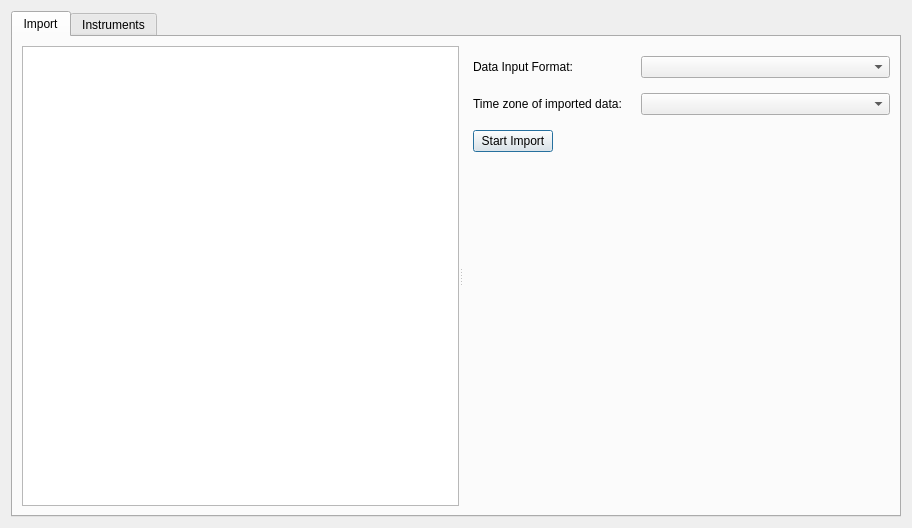
<?xml version="1.0" encoding="UTF-8"?>
<ui version="4.0">
 <class>HistoricalDialog</class>
 <widget class="QDialog" name="HistoricalDialog">
  <property name="geometry">
   <rect>
    <x>0</x>
    <y>0</y>
    <width>912</width>
    <height>528</height>
   </rect>
  </property>
  <property name="windowTitle">
   <string>Dialog</string>
  </property>
  <layout class="QVBoxLayout" name="verticalLayout">
   <property name="sizeConstraint">
    <enum>QLayout::SetDefaultConstraint</enum>
   </property>
   <item>
    <widget class="QTabWidget" name="tabWidget">
     <property name="currentIndex">
      <number>0</number>
     </property>
     <widget class="QWidget" name="ImportTab">
      <attribute name="title">
       <string>Import</string>
      </attribute>
      <layout class="QVBoxLayout" name="verticalLayout_6">
       <item>
        <widget class="QSplitter" name="splitter">
         <property name="sizePolicy">
          <sizepolicy hsizetype="Expanding" vsizetype="Preferred">
           <horstretch>0</horstretch>
           <verstretch>0</verstretch>
          </sizepolicy>
         </property>
         <property name="orientation">
          <enum>Qt::Horizontal</enum>
         </property>
         <widget class="QTreeView" name="treeViewWindowFiles"/>
         <widget class="QWidget" name="">
          <layout class="QVBoxLayout" name="verticalLayout_4">
           <property name="spacing">
            <number>15</number>
           </property>
           <property name="leftMargin">
            <number>10</number>
           </property>
           <property name="topMargin">
            <number>10</number>
           </property>
           <item>
            <layout class="QFormLayout" name="formLayout">
             <item row="0" column="0">
              <widget class="QLabel" name="labelInputFormat">
               <property name="text">
                <string>Data Input Format: </string>
               </property>
              </widget>
             </item>
             <item row="1" column="0">
              <widget class="QLabel" name="labelTimeZone">
               <property name="text">
                <string>Time zone of imported data: </string>
               </property>
              </widget>
             </item>
             <item row="1" column="1">
              <widget class="QComboBox" name="comboTimeZone"/>
             </item>
             <item row="0" column="1">
              <widget class="QComboBox" name="comboInputFormat"/>
             </item>
            </layout>
           </item>
           <item alignment="Qt::AlignLeft">
            <widget class="QPushButton" name="btnImport">
             <property name="text">
              <string>Start Import</string>
             </property>
            </widget>
           </item>
           <item>
            <spacer name="verticalSpacer">
             <property name="orientation">
              <enum>Qt::Vertical</enum>
             </property>
             <property name="sizeHint" stdset="0">
              <size>
               <width>20</width>
               <height>40</height>
              </size>
             </property>
            </spacer>
           </item>
          </layout>
         </widget>
        </widget>
       </item>
      </layout>
     </widget>
     <widget class="QWidget" name="DownloadTab">
      <attribute name="title">
       <string>Instruments</string>
      </attribute>
      <layout class="QVBoxLayout" name="verticalLayout_3">
       <item>
        <layout class="QHBoxLayout" name="horizontalLayout_4" stretch="1,4">
         <item>
          <layout class="QVBoxLayout" name="verticalLayout_2">
           <item>
            <widget class="QLabel" name="labelSymbols">
             <property name="text">
              <string>Symbols: </string>
             </property>
            </widget>
           </item>
           <item>
            <layout class="QHBoxLayout" name="horizontalLayout_3">
             <item>
              <widget class="QLineEdit" name="lineFilter"/>
             </item>
             <item>
              <layout class="QHBoxLayout" name="horizontalLayout">
               <item>
                <widget class="QToolButton" name="toolButtonClearAll">
                 <property name="text">
                  <string>Clear</string>
                 </property>
                 <property name="icon">
                  <iconset resource="../Resources.qrc">
                   <normaloff>:/icons/clearall.png</normaloff>:/icons/clearall.png</iconset>
                 </property>
                </widget>
               </item>
               <item>
                <widget class="QToolButton" name="toolButtonDelete">
                 <property name="text">
                  <string>Del</string>
                 </property>
                 <property name="icon">
                  <iconset resource="../Resources.qrc">
                   <normaloff>:/icons/delete.png</normaloff>:/icons/delete.png</iconset>
                 </property>
                </widget>
               </item>
              </layout>
             </item>
            </layout>
           </item>
           <item>
            <widget class="AkTreeView" name="treeViewImported"/>
           </item>
          </layout>
         </item>
         <item>
          <layout class="QVBoxLayout" name="vBoxRightDownload">
           <item>
            <widget class="QLabel" name="labelDatabaseCount">
             <property name="text">
              <string>Database: </string>
             </property>
            </widget>
           </item>
           <item>
            <widget class="AkTableView" name="ohlcTableView"/>
           </item>
           <item>
            <widget class="QGroupBox" name="groupBoxFilter">
             <property name="sizePolicy">
              <sizepolicy hsizetype="Fixed" vsizetype="Fixed">
               <horstretch>0</horstretch>
               <verstretch>0</verstretch>
              </sizepolicy>
             </property>
             <property name="minimumSize">
              <size>
               <width>200</width>
               <height>0</height>
              </size>
             </property>
             <property name="title">
              <string>Filter Data</string>
             </property>
             <layout class="QVBoxLayout" name="verticalLayout_5">
              <item>
               <layout class="QVBoxLayout" name="vBoxFilter">
                <item>
                 <layout class="QFormLayout" name="fBoxFilterDate">
                  <property name="horizontalSpacing">
                   <number>30</number>
                  </property>
                  <property name="bottomMargin">
                   <number>5</number>
                  </property>
                  <item row="0" column="0">
                   <widget class="QLabel" name="labelStartDate">
                    <property name="text">
                     <string>Start date: </string>
                    </property>
                   </widget>
                  </item>
                  <item row="0" column="1">
                   <widget class="QDateEdit" name="dateStart">
                    <property name="sizePolicy">
                     <sizepolicy hsizetype="Fixed" vsizetype="Fixed">
                      <horstretch>0</horstretch>
                      <verstretch>0</verstretch>
                     </sizepolicy>
                    </property>
                   </widget>
                  </item>
                  <item row="1" column="0">
                   <widget class="QLabel" name="labelEndDate">
                    <property name="text">
                     <string>End date: </string>
                    </property>
                   </widget>
                  </item>
                  <item row="1" column="1">
                   <widget class="QDateEdit" name="dateEnd">
                    <property name="sizePolicy">
                     <sizepolicy hsizetype="Fixed" vsizetype="Fixed">
                      <horstretch>0</horstretch>
                      <verstretch>0</verstretch>
                     </sizepolicy>
                    </property>
                   </widget>
                  </item>
                 </layout>
                </item>
                <item alignment="Qt::AlignHCenter">
                 <widget class="QPushButton" name="btnFilter">
                  <property name="sizePolicy">
                   <sizepolicy hsizetype="Fixed" vsizetype="Fixed">
                    <horstretch>0</horstretch>
                    <verstretch>0</verstretch>
                   </sizepolicy>
                  </property>
                  <property name="layoutDirection">
                   <enum>Qt::LeftToRight</enum>
                  </property>
                  <property name="text">
                   <string>Filter</string>
                  </property>
                 </widget>
                </item>
               </layout>
              </item>
             </layout>
            </widget>
           </item>
          </layout>
         </item>
        </layout>
       </item>
      </layout>
     </widget>
    </widget>
   </item>
  </layout>
 </widget>
 <customwidgets>
  <customwidget>
   <class>AkTableView</class>
   <extends>QTableView</extends>
   <header>src.controls.akTableView</header>
  </customwidget>
  <customwidget>
   <class>AkTreeView</class>
   <extends>QTreeView</extends>
   <header>src.controls.akTreeView</header>
  </customwidget>
 </customwidgets>
 <resources>
  <include location="../Resources.qrc"/>
 </resources>
 <connections/>
</ui>
